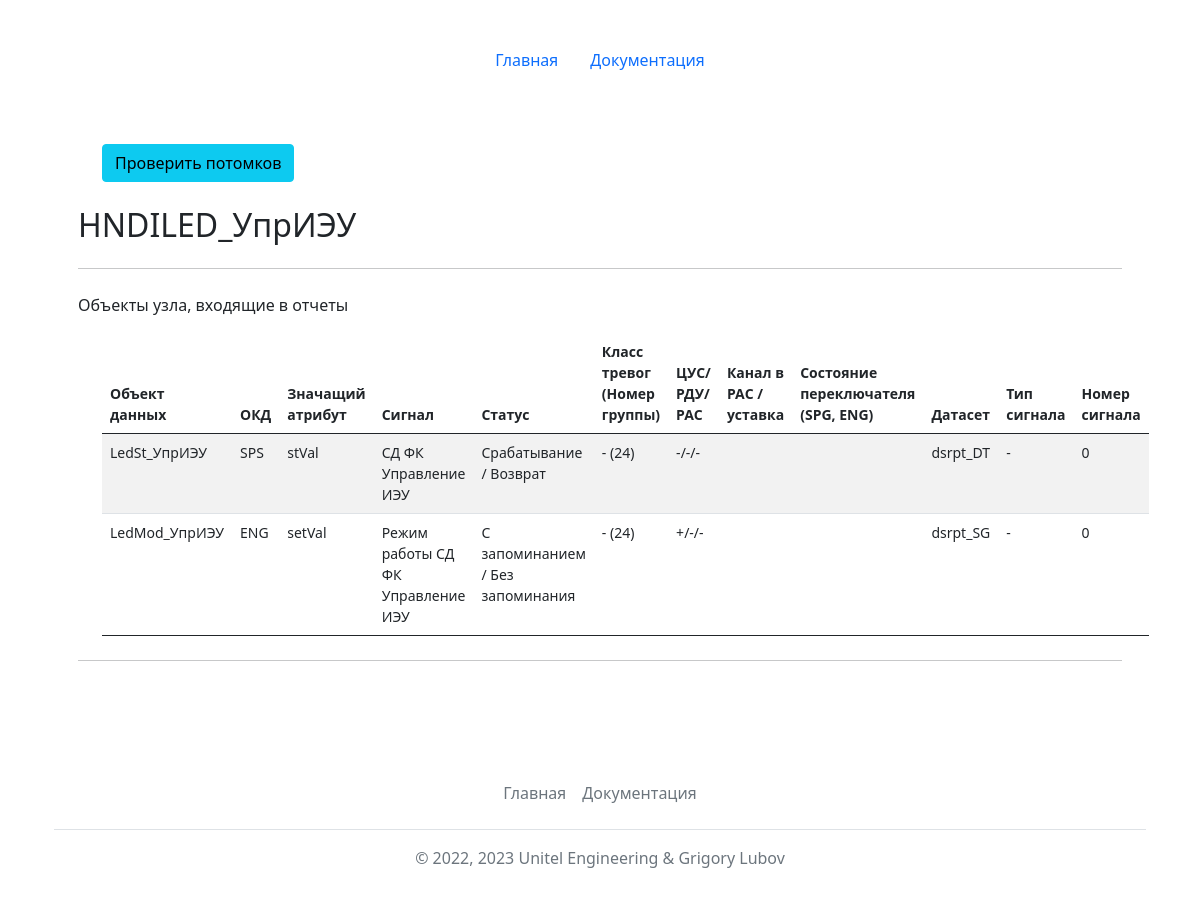
Before: /lntypes/show/?name=HNDILED_УпрИЭУ&type=ln with the older database file.
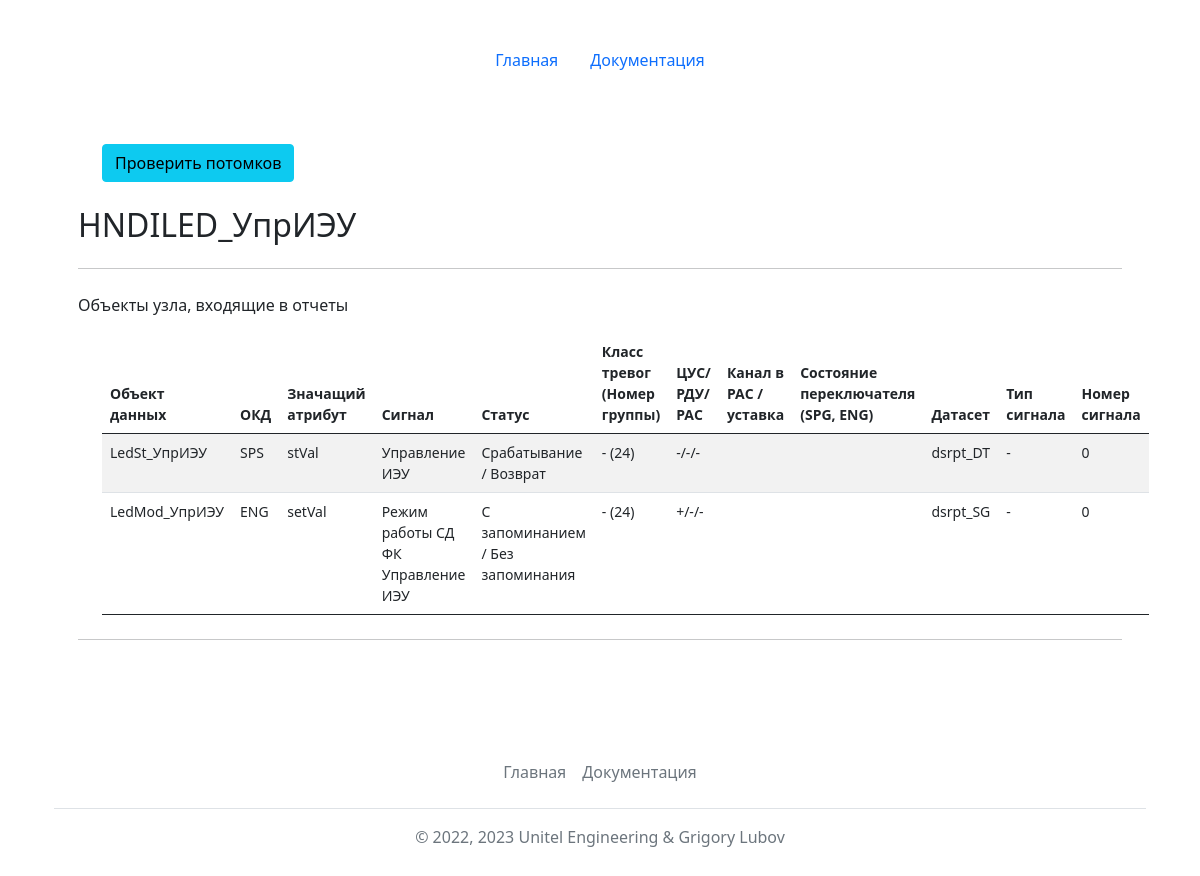
After: the same page with the newer database file.
### mainapp/models.py (models this page shows)
class LNobject(models.Model):
    CUS_CHOICES = [
        ('+', '+'),
        ('-', '-')
    ]
    RAS_CHOICES = [
        ('+', '+'),
        ('-', '-'),
        ('П', 'П')
    ]
    SIG_CHOICES = [
        ('Внутр', 'Внутренний сигнал'),
        ('ВнутрШтрих', 'Внутренний штриховой'),
        ('-', 'Без прорисовки')
    ]
    id = models.AutoField(primary_key=True)
    data_object = models.ForeignKey(DataObjects, on_delete=models.CASCADE, verbose_name='Объект данных')
    cdc = models.ForeignKey(CDCs, on_delete=models.CASCADE, verbose_name='ОКД')
    signal = models.ForeignKey(Signals, on_delete=models.CASCADE, verbose_name='Сигнал', null=True)
    status = models.ForeignKey(Statuses, on_delete=models.CASCADE, verbose_name='Статус сигнала', blank=True, null=True)
    clue_attr = models.ForeignKey(ClueAttrs, on_delete=models.CASCADE, verbose_name='Значащий атрибут')
    func_group = models.IntegerField(verbose_name='Функ. группа', default=-1)
    cus = models.CharField(max_length=1, choices=CUS_CHOICES, default='-', verbose_name='ЦУС')
    rdu = models.CharField(max_length=1, choices=CUS_CHOICES, default='-', verbose_name='РДУ')
    ras = models.CharField(max_length=1, choices=RAS_CHOICES, default='-', verbose_name='РАС')
    dataset = models.ForeignKey(Datasets, on_delete=models.CASCADE, verbose_name='Датасет', blank=True, null=True)
    sgras_name = models.CharField(max_length=256, verbose_name='Обозначение РАС/Уставка', blank=True)
    sg_modes = models.ForeignKey(SG_modes, on_delete=models.PROTECT, verbose_name='Состояние программного ключа', blank=True, null=True) # добавил состояния прогрм ключа
    signal_type = models.CharField(max_length=32, choices=SIG_CHOICES, default='-', verbose_name='Тип сигнала (чертеж)')
    signal_number = models.IntegerField(verbose_name='Номер выхода (чертеж)', default=0)
    def __str__(self):
        return str(self.data_object)
    class Meta:
        verbose_name = 'Объект логического узла'
        verbose_name_plural = 'Объекты логических узлов'
        ordering = ['data_object']
    @property
    def get_dataset(self):
        if self.dataset:
            return str(self.dataset)
        else:
            return "-"
    @property
    def get_sg_modes(self):
        if self.sg_modes:
            return str(self.sg_modes)
        else:
            return ""
    @property
    def get_func_group(self):
        if self.func_group>0:
            return str(self.func_group)
        else:
            return "не определен"

class Signals(models.Model):
    id = models.AutoField(primary_key=True)
    name = models.CharField(max_length=64, verbose_name='Сигналы', unique=True)
    def __str__(self):
        return self.name
    class Meta:
        verbose_name = 'Перечень сигналов'
        verbose_name_plural = 'Перечни сигналов'
        ordering = ['name']

class DataObjects(models.Model):
    id = models.AutoField(primary_key=True)
    name = models.CharField(max_length=64, verbose_name='Объект данных', unique=True)
    def __str__(self):
        return self.name
    class Meta:
        verbose_name = 'Объект данных логического узла'
        verbose_name_plural = 'Объекты данных логического узла'
        ordering = ['name']

class CDCs(models.Model):
    id = models.AutoField(primary_key=True)
    name = models.CharField(max_length=64, verbose_name='ОКД', default='', unique=True)
    def __str__(self):
        return self.name
    class Meta:
        verbose_name = 'ОКД'
        verbose_name_plural = 'ОКД'
        ordering = ['name']

class ClueAttrs(models.Model):
    id = models.AutoField(primary_key=True)
    name = models.CharField(max_length=64, verbose_name='Описание', unique=True)
    def __str__(self):
        return self.name
    class Meta:
        verbose_name = 'Значащий атрибут'
        verbose_name_plural = 'Значащие атрибуты'
        ordering = ['name']

class Statuses(models.Model):
    id = models.AutoField(primary_key=True)
    name = models.CharField(max_length=256, verbose_name='Статусы сигнала', unique=True)
    def __str__(self):
        return self.name
    class Meta:
        verbose_name = 'Статус сигнала'
        verbose_name_plural = 'Статусы сигнала'
        ordering = ['name']

class Datasets(models.Model):
    id = models.AutoField(primary_key=True)
    name = models.CharField(max_length=256, verbose_name='Датасет', unique=True)
    def __str__(self):
        return self.name
    class Meta:
        verbose_name = 'Датасет'
        verbose_name_plural = 'Датасеты'
        ordering = ['name']

### mainapp/views.py (the view, shortened to what this page needs)
# urls.py: path('lntypes/show/', views.show),
def show(request):
    name = request.GET.get('name')
    type = request.GET.get('type')
    if type == 'ln':
        lntype = LogicNodesTypes.objects.get(name=name)
        objects = LNtypeObjConnections.objects.all().filter(ln_type=lntype.id)
        objs = list()
        for item in objects.iterator():
            print('------------>', item.ln_obj)
            object_id = DataObjects.objects.get(name=item.ln_obj)
            object = LNobject.objects.get(data_object=object_id)
            objs.append(object)
            print('------------>', objs)
        objs.sort(key=lambda x: (str(x.dataset), str(x.func_group), str(x.cdc), str(x.data_object))) #, str(x.cdc)[0]
        return render(request, 'mainapp/showlnobj.html', {'objs': objs, 'lntype':lntype, 'title': 'Объекты в составе типа ЛУ '+str(lntype) })

### mainapp/models.py (called while the page is built)
    def __str__(self):
        return self.name

### templates/mainapp/showlnobj.html (shortened to what this page needs)
{% extends 'base.html' %}
{% block content %}
<main class="container py-5">
        <div class="container small">
            <a href="/checkconns/?name={{lntype.name}}&type=ln_type">
                <button type="button" class="btn btn-info">Проверить потомков</button>
            </a>
        </div>
        {% if objs %}
        <h2 class="mt-4">{{lntype.name}}</h2>
        <hr class="my-4">
        <p>Объекты узла, входящие в отчеты</p>
        <div class="container small">
        <table class="table table-striped table-hover">
            <thead>
                <tr>
                  <th scope="col">Объект данных</th>
                  <th scope="col">ОКД</th>
                  <th scope="col">Значащий атрибут</th>
                  <th scope="col">Сигнал</th>
                  <th scope="col">Статус</th>
                  <th scope="col">Класс тревог (Номер группы)</th>
                  <th scope="col">ЦУС/ РДУ/ РАС</th>
                  <th scope="col">Канал в РАС / уставка</th>
                  <th scope="col">Состояние переключателя <br>(SPG, ENG)</th>
                  <th scope="col">Датасет</th>
                  <th scope="col">Тип сигнала</th>
                  <th scope="col">Номер сигнала</th>
                </tr>
            </thead>
            <tbody>
            {% for item in objs %}
                <tr>
                    <td>{{item.data_object}}</td>
                    <td>{{item.cdc}}</td>
                    <td>{{item.clue_attr}}</td>
                    <td>{{item.signal}}</td>
                    <td>{{item.status}}</td>
                    {% if item.func_group > 23 or item.func_group < 1 %}<td>- ({{item.get_func_group}})</td>{% endif %}
                    <td>{{item.cus}}/{{item.rdu}}/{{item.ras}}</td>
                    <td>{{item.sgras_name}}</td>
                    <td>{{item.get_sg_modes}}</td>
                    <td>{{item.get_dataset}}</td>
                    <td>{{item.signal_type}}</td>
                    <td>{{item.signal_number}}</td>
                </tr>
            {% endfor %}
            </tbody>
        </table>
        </div>
        <hr class="my-4">
        {% else %}
        <h2 class="mt-4">В типе логического узла "{{lntype.name}}" ({{lntype.description}}) нет объектов :(</h2>
        {% endif %}
</main>
{% endblock %}

Changed rows visible on the page:
changed LNobject "LedSt_УпрИЭУ": signal "СД ФК Управление ИЭУ" → "Управление ИЭУ"
